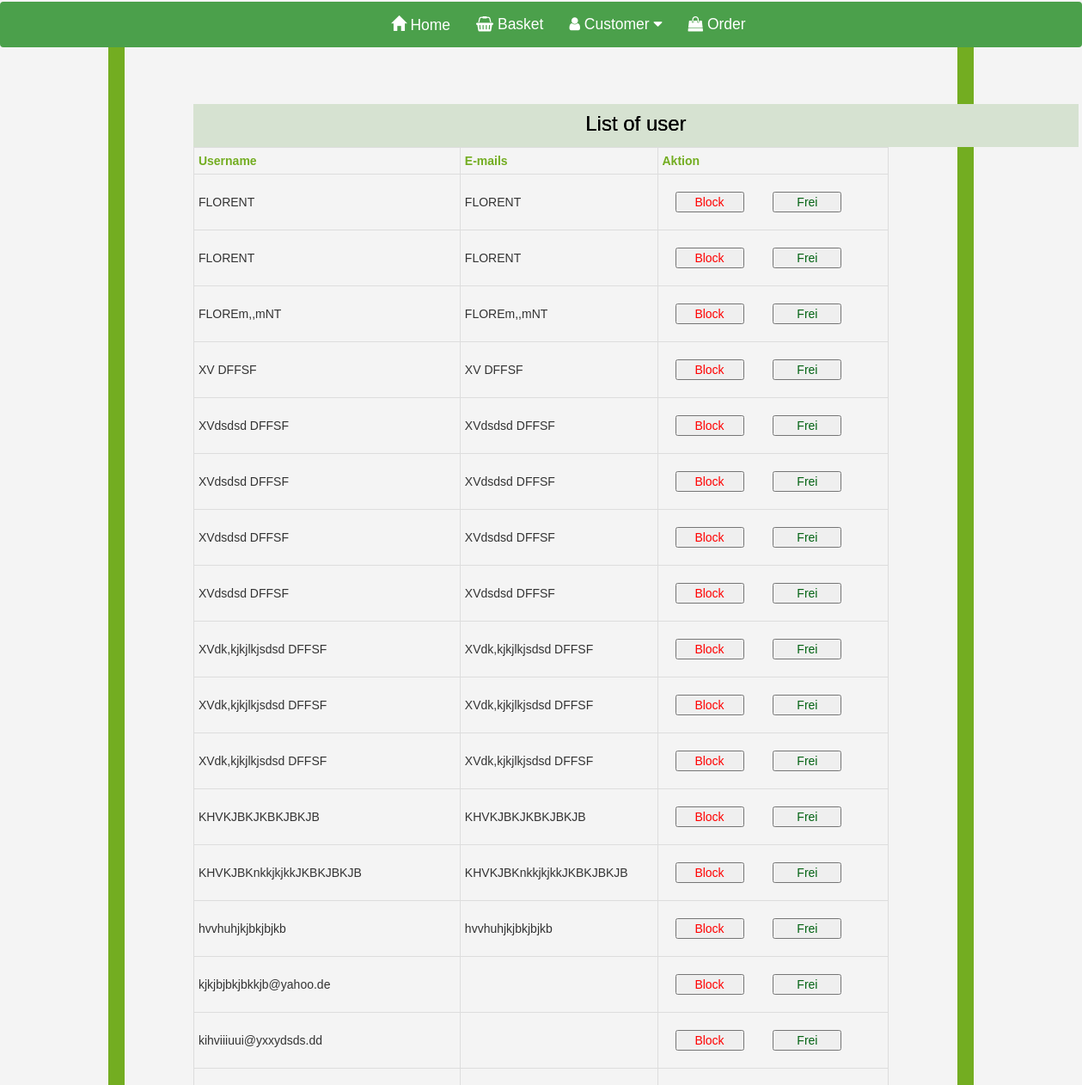
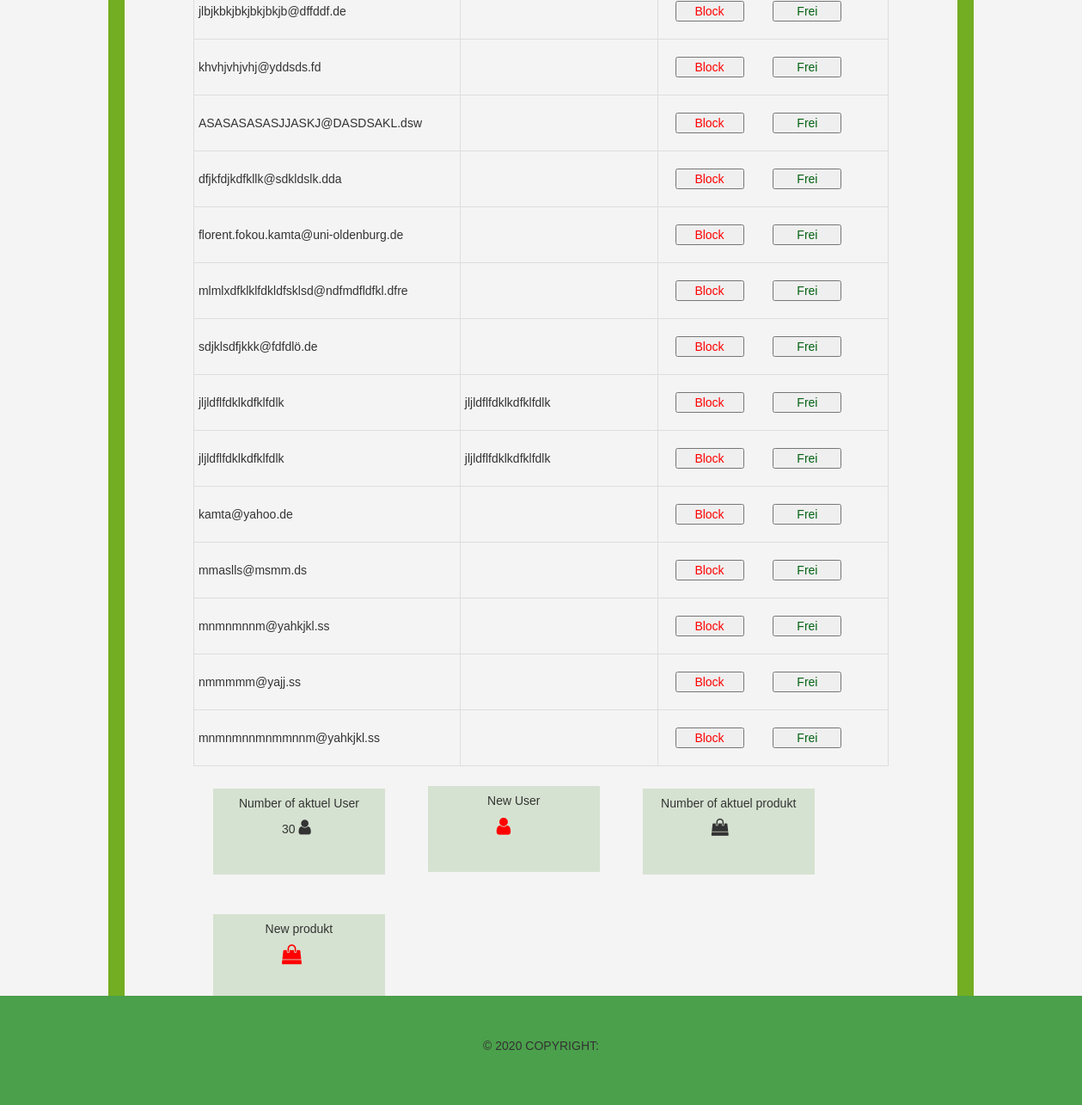
The page /dashbordAdmin.php on the database its author committed (2 pictures, top to bottom).
### tables this page shows
CREATE TABLE account  (
   id INT  AUTO_INCREMENT,
   username VARCHAR(20),
   email VARCHAR(70),
   street VARCHAR(50),
   postcode INT,
   city VARCHAR(50),
   token VARCHAR(50),
   sellerID VARCHAR(50),
   pwd VARCHAR(50),
   CONSTRAINT id PRIMARY KEY (id)
   );

### Modell/DAOuser.php (called while the page is built, shortened)
<?php
 class DAOuser implements IDAOuser {
    private function getPDO(){
            $stmt = new PDO('sqlite:bd_shops.sqlite3');
            $stmt->setAttribute(
                PDO::ATTR_ERRMODE,
                PDO::ERRMODE_EXCEPTION
            );
        return    $stmt;
  }
    public function getAllProduct($table) {
        $statement = "SELECT * FROM $table" ;
        $stmt = $this->getPDO()->query($statement);
        $datas = $stmt->fetchAll(PDO::FETCH_ASSOC);
        return   $datas;
    }
    function countRow($table, $field)
    {
        $db = $this->getPDO();
        $q = $db->prepare("SELECT count(*) FROM $table WHERE $field IS NOT NULl");
        $q->execute();
        $count = $q->fetch(PDO::FETCH_ASSOC);
        return $count ;
    }
 }

### dashbordAdmin.php (the view, shortened to what this page needs)
<?php
require_once 'elements/header.php';
 require_once('Modell/DAOuser.php');
?>
<body>
<div class="rand">
    <div id ="div1">
          <h3> List of user  </h3>
    </div>
 <?php
$getUser = new DAOuser();
 $table = "account";
$result = $getUser -> getAllProduct($table);
 ?>
 <?php
     if(!empty($result)){ ?>
         <table id ="user">
           <thead>
            <tr>
              <th > Username </th>
              <th colspan="5"> E-mails </th>
              <th > Aktion </th>
            </tr>
            </thead>
            <tbody>
<?php
         foreach ($result as $account){  ?>
             <tr>
               <td > <?= $account['username'] ?> </td>
                <td colspan="5"> <?= $account['email'] ?> </td>
                <td> <button id="block"> Block </button>
                     <button id="frei"> Frei </button>
                </td>
             </tr>
         <?php
         $table = "account";
        $field = 'username';
  $result2 = new DAOuser();
  $result1 = $result2 ->countRow($table, $field);
  } ?>
         </tbody>
         </table>
         <?php }   ?>
 <div id ="div">
         <h5> Number of aktuel User </h5> <div id="number"><?= $result1['count(*)'] ?> <i class="fa fa-user" id="test"> </i> </div> </div>
     <div id ="div">
        <h5> New User </h5> <div id="number"> <i class="fa fa-user" id="test2"></i>
     </div>
     </div>
     <div id ="div">
        <h5>  Number of aktuel produkt</h5> <div id="number"><i class='fa fa-shopping-bag' id="test"></i>
    </div>
    </div>
     <div id ="div">
        <h5> New produkt</h5> <div id="number"><i class='fa fa-shopping-bag' id="test2"></i>
    </div>
    </div>
</div>
</body>
<?php   require('elements/footer.php')  ?>

### style.css (style rules this page uses)
* { padding: 0; margin: 0; box-sizing: border-box; }
body { background-color: #f4f4f4; background-size: cover; background-position: center; font-family: sans-serif; }
.rand { margin: auto; width: 80%; border: 19px solid #73AD21; padding: 80px; margin-top: 2px; }
#div { width: 200px; height: 100px; background-color: rgb(214, 226, 209); display: inline-block; margin: 23px; }
#div1 { width: 1030px; height: 50px; background-color: rgb(214, 226, 209); }
h5 { text-align: center; }
h3 { text-shadow: 0 0 black; text-align: center; color: #000000; padding: 10px; }
#user th { padding-top: 12px; padding-bottom: 12px; text-align: left; color: #73AD21; }
#user { font-family: "Trebuchet MS", Arial, Helvetica, sans-serif; border-collapse: collapse; width: 100%; }
#user td, #user th { border: 1px solid #ddd; padding: 5px; }
#block { margin: 15px; color: red; width: 80px; }
#frei { margin: 15px; color: rgb(3, 99, 19); width: 80px; }
#test { font-size:20px; }
#test2 { font-size:23px; color: red; }
#number { margin-left: 80px; }

### rows shown on the page
account: username "FLORENT", email "FLORENT", username "FLOREm,,mNT", email "FLOREm,,mNT", username "XV DFFSF", email "XV DFFSF", username "XVdsdsd DFFSF", email "XVdsdsd DFFSF", username "XVdk,kjkjlkjsdsd DFFSF", email "XVdk,kjkjlkjsdsd DFFSF", username "KHVKJBKJKBKJBKJB", email "KHVKJBKJKBKJBKJB", username "KHVKJBKnkkjkjkkJKBKJBKJB", email "KHVKJBKnkkjkjkkJKBKJBKJB", username "hvvhuhjkjbkjbjkb", email "hvvhuhjkjbkjbjkb", username "kjkjbjbkjbkkjb@yahoo.de", username "kihviiiuui@yxxydsds.dd", username "jlbjkbkjbkjbkjbkjb@dffddf.de", username "khvhjvhjvhj@yddsds.fd", username "ASASASASASJJASKJ@DASDSAKL.dsw", username "dfjkfdjkdfkllk@sdkldslk.dda", username "florent.fokou.kamta@uni-oldenburg.de", username "mlmlxdfklklfdkldfsklsd@ndfmdfldfkl.dfre", username "sdjklsdfjkkk@fdfdlö.de", username "jljldflfdklkdfklfdlk", email "jljldflfdklkdfklfdlk", username "kamta@yahoo.de", username "mmaslls@msmm.ds", username "mnmnmnnm@yahkjkl.ss", username "nmmmmm@yajj.ss", username "mnmnmnnmnmmnnm@yahkjkl.ss"

### other values the page prints
$result1['count(*)'] "30"
